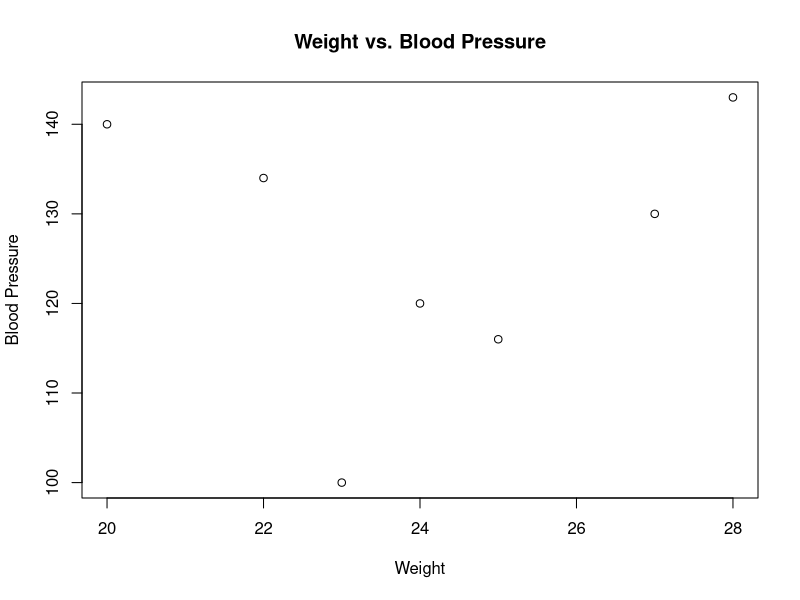
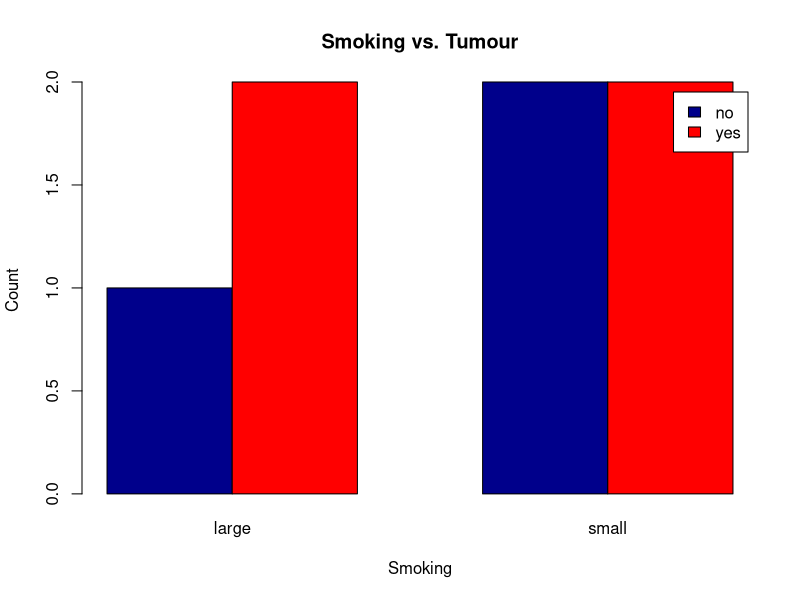

These charts were generated, in order, by the following R code:
mydata <- data.frame(
  id = c(1, 2, 3, 4, 5, 6, 7),
  weight = c(20, 27, 24, 22, 23, 25, 28),
  bp = c(140, 130, 120, 134, 100, 116, 143),
  locality = c("urban", "rural", "urban", "urban", "rural", "rural", "urban"),
  smoking = c("no", "yes", "no", "yes", "yes", "no", "yes"),
  tumour = c("small", "small", "large", "small", "large", "small", "large")
)

plot(mydata$weight, mydata$bp, xlab = "Weight", ylab = "Blood Pressure", main = "Weight vs. Blood Pressure")

counts <- table(mydata$smoking, mydata$tumour)
barplot(counts, 
        main = "Smoking vs. Tumour",
        xlab = "Smoking",
        ylab = "Count",
        col = c("darkblue", "red"),
        legend = rownames(counts),
        beside = TRUE)
